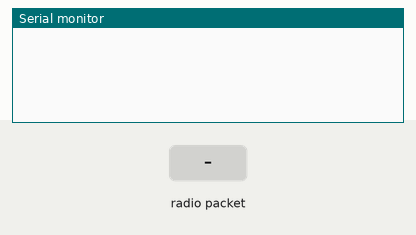
The sketch below on a simulated Arduino Mega 2560, built with avr-gcc and run on an emulated ATmega2560. Shown: the last lines printed to the serial monitor. Inputs (shaded band) come from the test bench. No radio packets arrive unless stated; the modem accepts every AT command (registered, SIM ready, sends succeed) and sends nothing else.

Above: at 3.2 s.
3.3 s: radio packet "1" arrives
At 4.3 s:
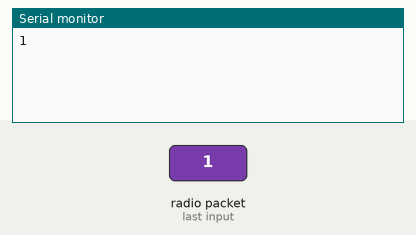
At 5.8 s:
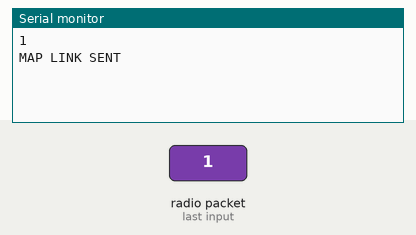

Measured:
- after the input at 3.3 s, the serial monitor: prints a new line at once (image 1)

The sketch:

RF_MEGA_NEW.ino
```cpp
#include <SPI.h>
#include <SoftwareSerial.h>
#include <nRF24L01.h>
#include <RF24.h>
#include <TinyGPS++.h>
#define SIM800_RX 4
#define SIM800_TX 3

RF24 radio(7, 8);                 // CE, CSN pins
const byte address[6] = "00001";  // address for the receiving Arduino Mega board
SoftwareSerial sim800a(SIM800_RX, SIM800_TX);
TinyGPSPlus gps;


void setup() {
  Serial.begin(9600);
  sim800a.begin(9600);
  Serial3.begin(9600);
  delay(1000);
  sim800a.println("AT+CMGF=1");

  delay(1000);
  radio.begin();
  radio.openReadingPipe(0, address);
  radio.setPALevel(RF24_PA_MIN);
  radio.startListening();
}

void loop() {

  NRF();
}


void GPS() {
  while (Serial3.available() > 0) {
    if (gps.encode(Serial3.read())) {
      if (gps.location.isValid()) {
        String latitude = String(gps.location.lat(), 6);
        String longitude = String(gps.location.lng(), 6);
        String mapLink = "https://www.google.com/maps/search/?api=1&query=12.879226,Longitude:77.544502";
        String Address = "To Check the Camera Please Click the link 192.168.4.1 ";
        delay(5000);
        Serial.println(mapLink);
        delay(2000);
      }
    }
  }
}

void NRF() {
  if (radio.available()) {
    char text[32] = "";
    radio.read(&text, sizeof(text));
    Serial.println(text);
    delay(1000);
    sim800a.println("AT+CMGS=\"+916361032119\"");
    delay(1000);
    sim800a.println("https://www.google.com/maps/search/?api=1&query=12.879485,77.544436");
    Serial.println("MAP LINK SENT");
    delay(4000);
    sim800a.println("To Check the Camera Please Click the link 192.168.4.1\n");
    Serial.println("IP LINK SENT");
    delay(1000);
    sim800a.write(26);
    delay(1000);
    Serial.println("THANK YOU");
    return;
  }
}
```
